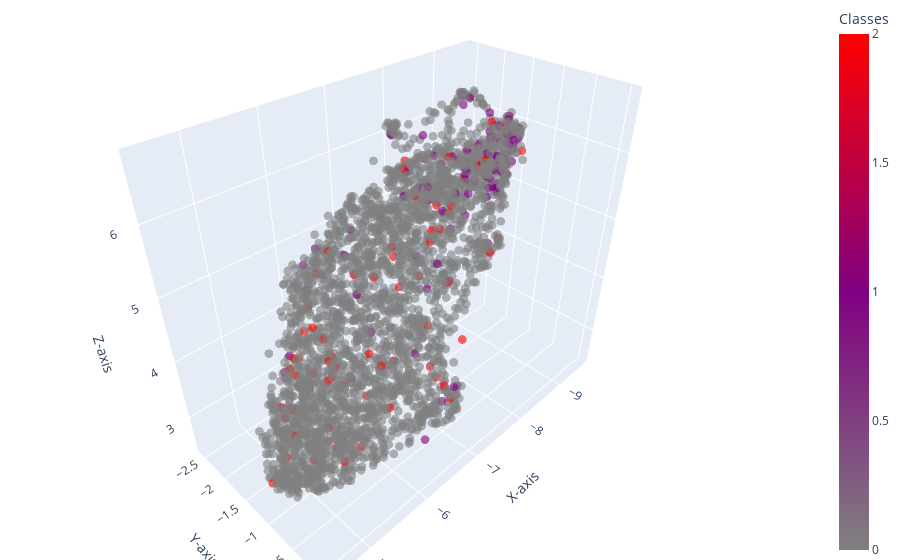

The notebook cell saved with this chart:
### Code cell
clr_list = ['#808080', '#800080', '#FF0000']
Umap_vis(proc_dfs, meta_dfs, 'feats_clr', clr_list)

### Figure 1 — Plotly figure (JSON) as saved in the notebook; plotly's stock layout.template omitted (floating-point values rounded to 4 significant figures; data arrays with more than 128 entries replaced by an {"elided": "..."} marker saying what was removed)
{"data": [{"marker": {"color": {"elided": "3265 int values"}, "colorbar": {"title": {"text": "Classes"}}, "colorscale": [[0, "#808080"], [0.5, "#800080"], [1, "#FF0000"]], "opacity": 0.6, "size": 3}, "mode": "markers", "type": "scatter3d", "x": {"elided": "3265 float values"}, "y": {"elided": "3265 float values"}, "z": {"elided": "3265 float values"}}], "layout": {"margin": {"b": 0, "l": 0, "r": 0, "t": 0}, "scene": {"xaxis": {"title": {"text": "X-axis"}}, "yaxis": {"title": {"text": "Y-axis"}}, "zaxis": {"title": {"text": "Z-axis"}}}}}
